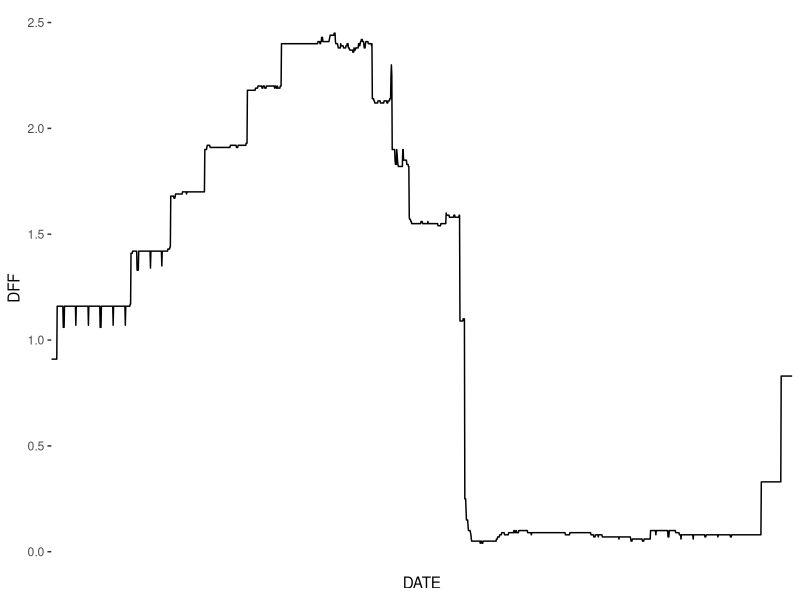

Here is the R script that generated this plot:
## ---- chunk 1
  library(ggplot2)
  require(dplyr)
  require(tidyr)
  require(forecast)
  # Including all the libraries
  
  DFF <- read.csv("./DFF.csv") #Reading data.
## ---- chunk 2
  
  ggplot(data = DFF, aes(x=DATE, y=DFF, group=1))+
  geom_line()+
  theme(axis.ticks.x=element_blank(),axis.text.x=element_blank())

## ---- chunk 3

  split <- round(nrow(DFF)*0.75, digits = 0)
  train_df <- DFF[1:split,]
  test_df <- DFF[nrow(DFF)-split:nrow(DFF),]
  #Data split
  
## ---- chunk 4

  dat_ts <- ts(train_df[, 2], start = c(2017, 1), end = c(2022, 12), frequency = 12) #Preping Data
  arima_model <- auto.arima(dat_ts)
  summary(arima_model) #Summary of the Model
  
## ---- chunk 5
    
  arima_forecast = forecast::forecast(arima_model, h=12)

  arima_forecast #This is the forecast for the next one year of Federal Reserve Rates
